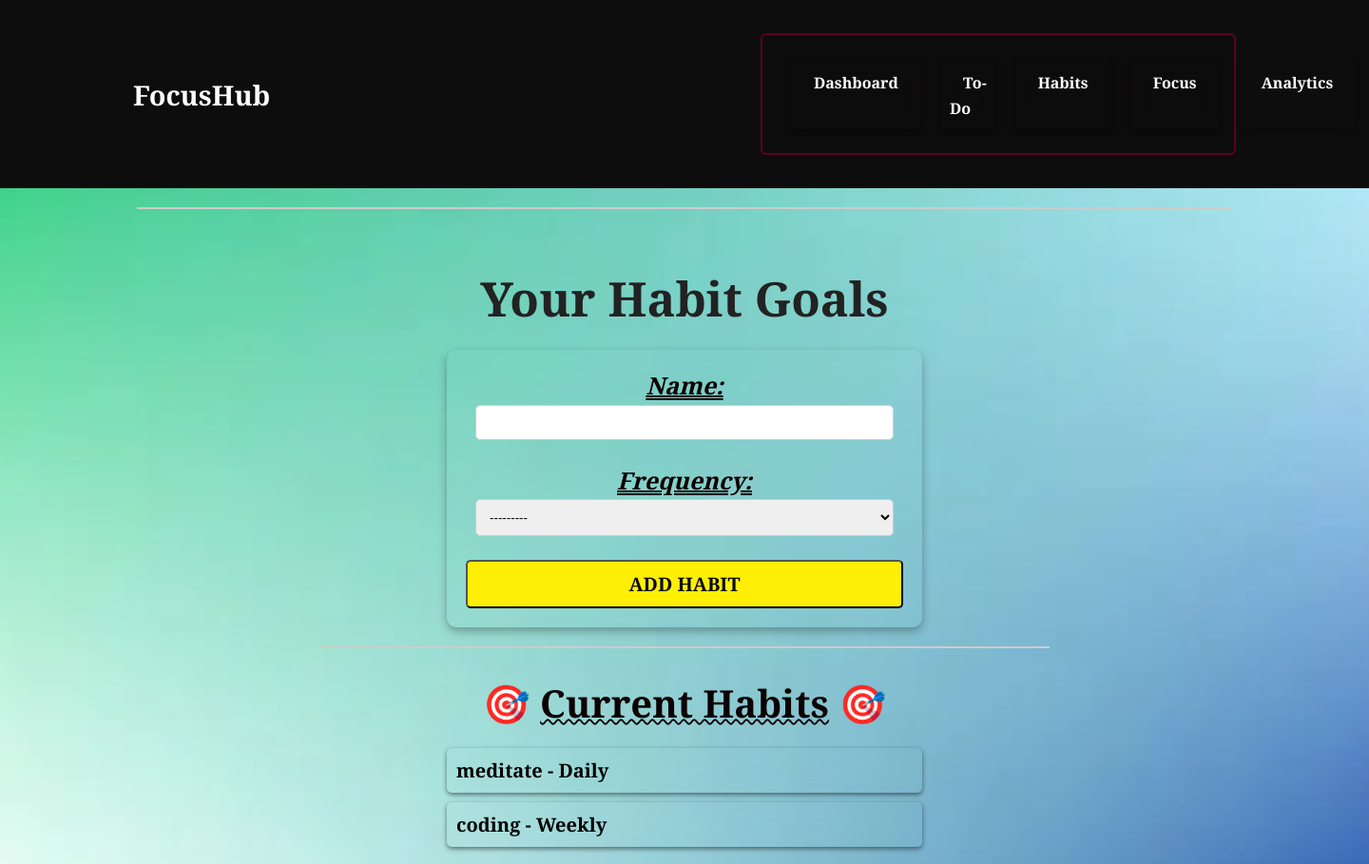
The page /habits/ (signed in) on the database its author committed.
### hub/models.py (models this page shows, shortened)
class Habit(models.Model):
    user = models.ForeignKey(User, on_delete=models.CASCADE)
    name = models.CharField(max_length=255)
    frequency = models.CharField(max_length=10, choices=[('daily', 'Daily'), ('weekly', 'Weekly')])
    created_at = models.DateTimeField(auto_now_add=True)

### hub/utils.py (the view)
    def wrapper(request, *args, **kwargs):
        if request.user.is_authenticated:
            session = FocusSession.objects.filter(user=request.user, end_time__isnull=True).first()
            allowed_paths = ['/focus/', '/confirm_completion/', '/logout/']
            if session and request.path not in allowed_paths:
                return redirect('focus')
        return view_func(request, *args, **kwargs)

### hub/forms.py (shortened to what this page needs)
class HabitForm(forms.ModelForm):
    class Meta:
        model = Habit
        fields = ['name', 'frequency']
        widgets = {'frequency': forms.Select(choices=Habit._meta.get_field('frequency').choices)}

### hub/utils.py (called while the page is built)
def enforce_focus_lock(view_func):
    def wrapper(request, *args, **kwargs):
        if request.user.is_authenticated:
            session = FocusSession.objects.filter(user=request.user, end_time__isnull=True).first()
            allowed_paths = ['/focus/', '/confirm_completion/', '/logout/']
            if session and request.path not in allowed_paths:
                return redirect('focus')
        return view_func(request, *args, **kwargs)
    return wrapper

### hub/views.py (called while the page is built)
@enforce_focus_lock
@login_required
def habits_view(request):
    if request.method == 'POST':
        form = HabitForm(request.POST)
        if form.is_valid():
            habit = form.save(commit=False)
            habit.user = request.user
            habit.save()
            return redirect('dashboard')
    else:
        form = HabitForm()
    habits = Habit.objects.filter(user=request.user)
    return render(request, 'habits.html', {'form': form, 'habits': habits})

### templates/habits.html (shortened to what this page needs)
{% extends "base.html" %}
{% block content %}
    <h2>Your Habit Goals</h2>
    <form method="post">
        {{ form.as_p }}
        <button type="submit">Add Habit</button>
    </form>
    <hr>
    <h3>🎯 <span class="Habit">Current Habits</span> 🎯</h3>
    {% if habits %}
        <ul>
            {% for habit in habits %}
                <li>
                    {{ habit.name }} - {{ habit.frequency|capfirst }}
                </li>
            {% endfor %}
        </ul>
    {% else %}
        <p> ↑  No habits added yet. Add one above!  ↑ </p>
    {% endif %}
{% endblock %}

### templates/habits.html (style rules this page uses)
body { background-size: cover; background-position: center; font-family: 'Playfair Display', serif; }
h2 { text-align: center; margin-bottom: 20px; font-size: 50px; }
form { max-width: 500px; margin: 0 auto; padding: 20px; background-color: transparent; backdrop-filter: blur(10px); border-radius: 10px; margin-bottom: 20px; box-shadow: 0 4px 10px rgba(0, 0, 0, 0.3); }
input[type="text"], select { width: calc(100% - 20px); padding: 10px; margin-bottom: 15px; border-radius: 5px; border: 1px solid #ccc; }
button { font-family: 'Playfair Display', serif; margin-top: 10px; font-size: 20px; font-weight: bold; text-transform: uppercase; display: block; width: 100%; padding: 10px; background-color: #ffee05; color: rgb(10, 10, 10); border-width: 2px; border-radius: 5px; cursor: pointer; transition: background-color 0.3s ease; }
ul { list-style-type: none; padding: 0; margin: 20px auto; max-width: 500px; }
li { font-family: 'Playfair Display', serif; display: block; margin-top: 10px; background-color: transparent; color: rgb(0, 0, 0); font-size: 20px; font-weight: bold; backdrop-filter: blur(10px); border-color: rgb(14, 13, 13); border-width: 2px; padding: 10px; margin-bottom: 10px; border-radius: 5px; box-shadow: 0 2px 5px rgba(0, 0, 0, 0.5); transition: background-color 0.3s ease, color 0.3s ease; }
hr { margin: 20px auto; width: 80%; border: 1px solid #ccc; }
h3 { text-align: center; margin-top: 30px; font-size: 40px; font-family: 'Playfair Display', serif; color: #0c0101; font-weight: bold; }
.Habit { text-decoration-line: underline; text-decoration-thickness: 2px; text-decoration-style: wavy; }
p { font-family: 'Playfair Display', serif; text-align: center; font-size: 25px; color: #0c0101; font-style: italic; font-weight:bold; margin-bottom: 10px; text-decoration-line: underline; text-decoration-thickness: 2px; text-decoration-style: double; }

### rows shown on the page
Habit: name "meditate", frequency "Daily"
Habit: name "coding", frequency "Weekly"
